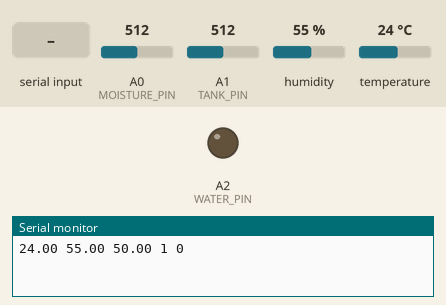
This sketch was run on a simulated Arduino Uno, built with avr-gcc and run on an emulated ATmega328P. Shown: output pins drawn as LEDs (lit = HIGH), the last lines printed to the serial monitor. The inputs (shaded band) are chosen by the test bench; at power-on: A0 (MOISTURE_PIN) = 512, A1 (TANK_PIN) = 512, humidity 55 %, temperature 24 °C.

Above: at 1.2 s.
1.3 s: "A" received over Serial
At 2.4 s:
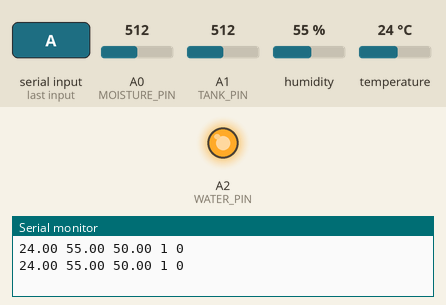
Timing chart, 0 to 4.8 s (numbered marks = the images above; inputs shaded):
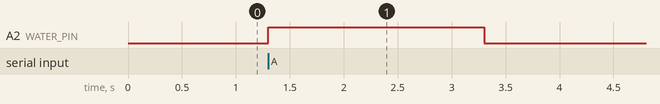

The sketch:

arduino.ino
```cpp
#define MOISTURE_PIN A0 // 토양 수분 센서 핀 - 아날로그 A0
#define TANK_PIN A1 // 물탱크 센서 핀 - 아날로그 A1
#define WATER_PIN A2 // 워터 펌프 핀 - 아날로그 A2
#include <DHT.h>

#define DHTTYPE DHT11  // 온습도 센서
DHT dht(2, DHTTYPE); // 온습도 센서 핀 - 디지털 2번 핀

unsigned long sensorTime = 0;
unsigned long pumpTime = 0;
int pumpSwap = 0;
int sensorTimeCount = 0;
void setup(){
  Serial.begin(9600);
  pinMode(MOISTURE_PIN,INPUT);
  pinMode(TANK_PIN,INPUT);
  analogWrite(WATER_PIN, 0);
  dht.begin();
}

void loop(){
  // 온습도 센서
  float temperature = dht.readTemperature();
  float humidity = dht.readHumidity();
  int moisture = analogRead(MOISTURE_PIN);
  int waterTank = analogRead(TANK_PIN);
  float moisturePercentage = map(moisture, 0, 1023, 0, 100);
  unsigned long time = millis();
  if(Serial.available() > 0){
    char data = Serial.read();
    if(data == 'A') {// A : 물 급수
      pumpTime = time;
      analogWrite(WATER_PIN, 255);
    }
  }
  if(time-pumpTime > 2000){
    analogWrite(WATER_PIN, 0);
  }
  // DHT.read(PIN);
  if(time - sensorTime >= 1000){ // 센서 로직 : 간격 1초
    sensorTime = time;
    sensorTimeCount++;
    Serial.print(temperature);
    Serial.print(" ");
    Serial.print(humidity);
    Serial.print(" ");
    Serial.print(moisturePercentage);
    Serial.print(" ");
    if(waterTank < 400) Serial.print(0); // 물이 없으면 0
    else Serial.print(1); // 물이 있으면 1
    Serial.print(" ");
    if(sensorTimeCount >= 10) {
      Serial.print(1);
      sensorTimeCount = 0;
    }
    else Serial.print(0);
    Serial.println();
  }
}
```

Measured:
- after the input at 1.3 s, A2 (WATER_PIN): LOW → HIGH at once, → LOW 2.0 s later
